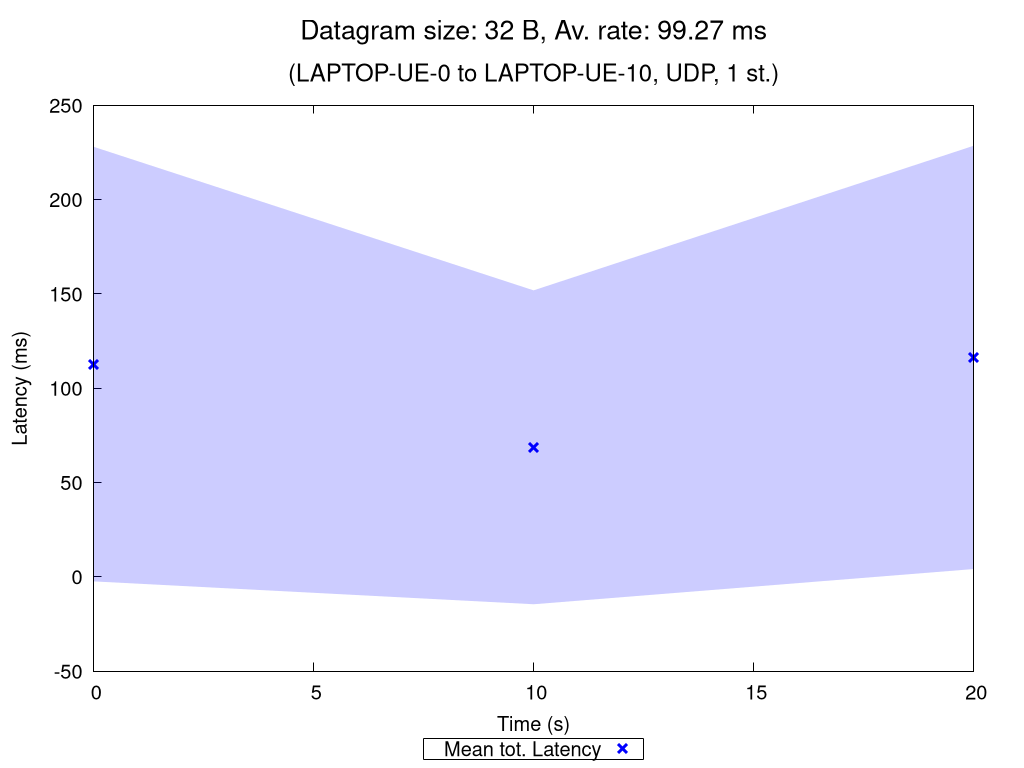

Here is the gnuplot script that generated this plot:
set terminal pngcairo nocrop enhanced size 1024,768 font "Verdana,15"
set output "UDP_1_st_2020_11_05_14-59-02_one2two_00032B.png"

set title "{/=20 Datagram size: 32 B, Av. rate: 99.27 ms}\n\n{/=18 (LAPTOP-UE-0 to LAPTOP-UE-10, UDP, 1 st.)}"

set xlabel "Time (s)"
set ylabel "Latency (ms)"
set ytics nomirror
set key bmargin center horizontal box samplen 1 width -1
set bmargin 4.6
set rmargin 4.5

rf = 1.0  # rate factor
set style fill transparent solid 0.2 noborder
set autoscale xfix
plot "UDP_1_st_2020_11_05_14-59-02_one2two_00032B_iperf_processed.dat" using 1:($2/rf-$3/rf):($2/rf+$3/rf) with filledcurves lc rgb "blue" notitle, \
     "" using 1:($2/rf) with points pt 2 ps 1.5 lw 3 lc rgb "blue" title "Mean tot. Latency", \
